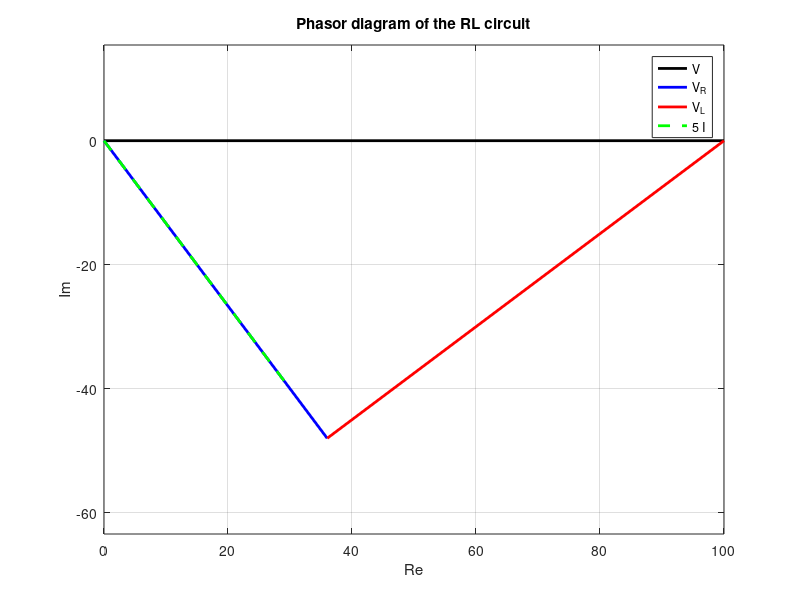
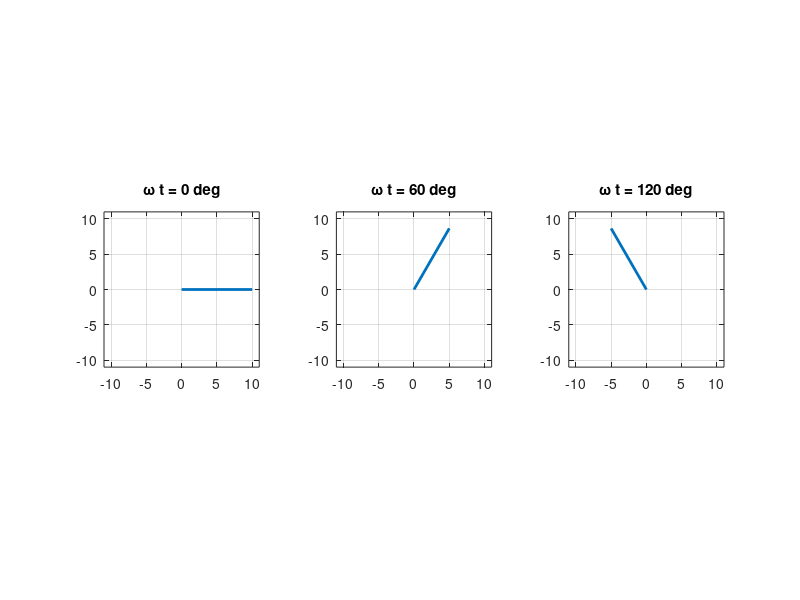

Write MATLAB code to recreate these figures, in order.
% Circuits 1 — Phasor Diagrams
%title: Drawing Phasor Diagrams
%ar-title: رسم المخطط الفازوري
%lesson: c1-sinusoidal-9
%course: circuits-1

%% The example
%ar: RL توالي: V = 100∠0°، R = 6، XL = 8. I = V/Z، ثم VR = R I و VL = jXL I.
V = 100; Z = 6 + 8j;
I = V/Z; VR = 6*I; VL = 8j*I;
show = @(n, z) fprintf('%-3s = %7.2f at %7.2f deg\n', n, abs(z), angle(z)*180/pi);
show('I', I); show('VR', VR); show('VL', VL);

%% The diagram
%ar: نرسم كل فازور سهمًا من الأصل، و VL يبدأ من رأس VR ليظهر أن مجموعهما V (مثلث الجهود). التيار متأخر عن الجهد: دائرة حثية.
plot([0 real(V)], [0 imag(V)], 'k', 'LineWidth', 2); hold on
plot([0 real(VR)], [0 imag(VR)], 'b', 'LineWidth', 2)
plot(real(VR) + [0 real(VL)], imag(VR) + [0 imag(VL)], 'r', 'LineWidth', 2)
plot([0 real(I)]*5, [0 imag(I)]*5, 'g--', 'LineWidth', 2); hold off
axis equal; grid on; xlabel('Re'); ylabel('Im'); legend('V', 'V_R', 'V_L', '5 I'); title('Phasor diagram of the RL circuit')

%%! Project idea: animate the rotating phasors
%ar: مشروع ممتع: الفازور يدور بسرعة ω، وظله على المحور الحقيقي هو الإشارة الزمنية. في MATLAB: حلقة تحدث الرسم بـ drawnow. هنا نرسم ثلاث لقطات فقط.
figure
for k = 1:3
    th = (k - 1)*pi/3; z = 10*exp(1j*th);
    subplot(1,3,k); plot([0 real(z)], [0 imag(z)], 'LineWidth', 2); axis([-11 11 -11 11]); axis square; grid on
    title(sprintf('\\omega t = %d deg', round(th*180/pi)))
end
